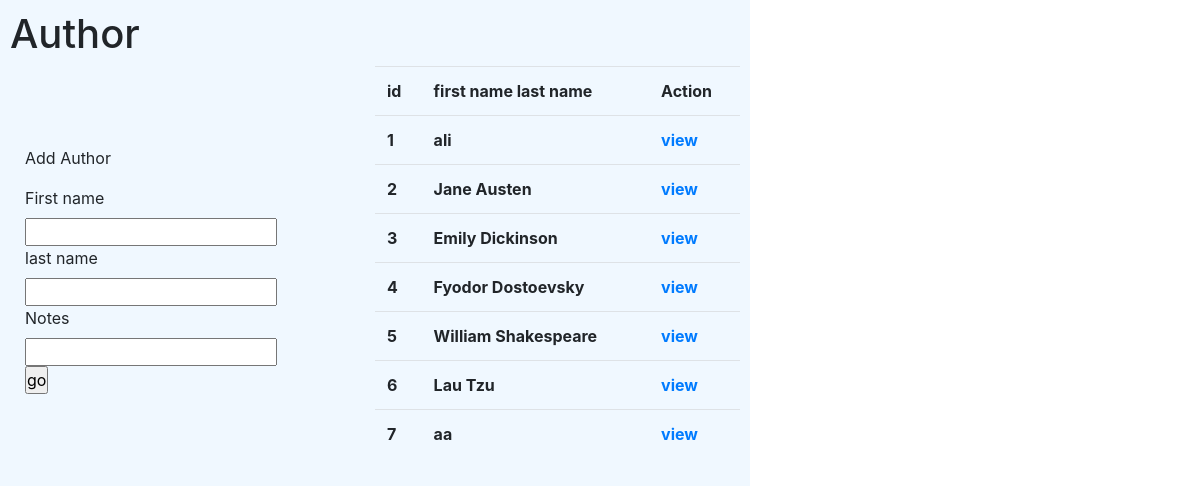
Page /author/ on the committed database.
### books_authors_app/models.py (models this page shows, shortened)
class Authors(models.Model):
    name = models.CharField(max_length=255)
    books = models.ManyToManyField(Books, related_name="publishers")
    created_at = models.DateTimeField(auto_now_add=True)
    updated_at = models.DateTimeField(auto_now=True)
    notes = models.TextField(default="")

### books_authors_app/views.py (the view, shortened to what this page needs)
# urls.py: path('author/',views.add1),
def add1(request):
    print(request.POST)
    context={
        'all_author':Authors.objects.all(),
    }
    print("working .....author......")
    return render(request,'author.html',context)

### books_authors_app/templates/author.html (shortened to what this page needs)
<!DOCTYPE html>
<html lang="en">
<head>
  <link rel="stylesheet" href="https://cdn.jsdelivr.net/npm/bootstrap@4.3.1/dist/css/bootstrap.min.css">
  {% load static %}
  <link rel="stylesheet" href="{% static  'style4.css'%}">
</head>
<body>
    <main>
      <h1> Author </h1>
      <div class="contaner">
        <div class="col-2 grey">
            <form action="" method="post">
                <p>Add Author</p>
                <div class="row-1"> <label for="">First name</label> <input type="text" name="first" required></div>
                <div class="row-2"> <label for="">last name</label> <input type="text" name="last" required></div>
                <div class="row-2"> <label for="">Notes</label> <input type="text" name="note" required></div>
                <input type="submit" name="lookr" value="go">
            </form>
        </div>
        <table class="table col-6">
            <tbody class="tabletbody-dark">
                <tr>
                    <th>id</th>
                    <th>first name last name</th>
                    <th>Action </a></th>
                </tr>
                {% for author in all_author%}
                <tr>
                    <th>{{author.id}}</th>
                    <th>{{author.name}}</th>
                    <th> <a href="\author\{{author.id}}">view</a></th>
                </tr>
                {% endfor%}
            </tbody>
        </table>
    </div>
    </main>
</body>
</html>

### books_authors_app/static/style4.css (style rules this page uses)
main { background-color: aliceblue; height: 800px; width: 750px; display: flex; justify-items: center; flex-direction: column; padding: 10px; }
* { margin: 0; padding: 0; }
.contaner { display: flex; justify-content: space-between; align-items: center; }

### rows in the picture
Authors: id "1", name "ali"
Authors: id "2", name "Jane Austen"
Authors: id "3", name "Emily Dickinson"
Authors: id "4", name "Fyodor Dostoevsky"
Authors: id "5", name "William Shakespeare"
Authors: id "6", name "Lau Tzu"
Authors: id "7", name "aa"
